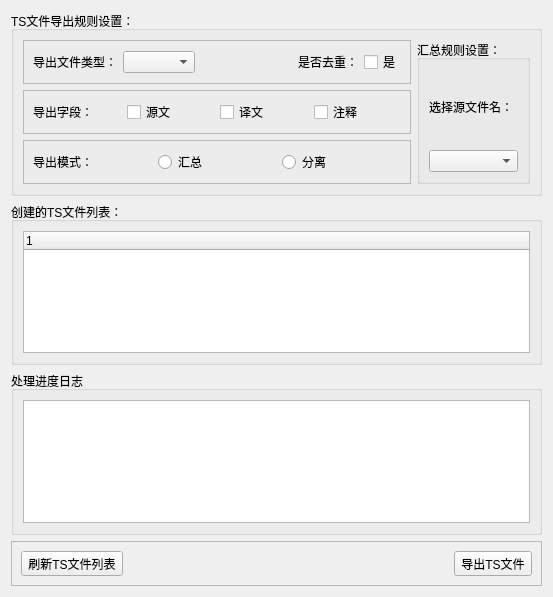
<?xml version="1.0" encoding="UTF-8"?>
<ui version="4.0">
 <class>TsFileExportWin</class>
 <widget class="QWidget" name="TsFileExportWin">
  <property name="geometry">
   <rect>
    <x>0</x>
    <y>0</y>
    <width>553</width>
    <height>597</height>
   </rect>
  </property>
  <property name="windowTitle">
   <string>Form</string>
  </property>
  <layout class="QVBoxLayout" name="verticalLayout">
   <item>
    <widget class="QGroupBox" name="groupBox">
     <property name="title">
      <string>TS文件导出规则设置：</string>
     </property>
     <layout class="QGridLayout" name="gridLayout_3">
      <item row="0" column="0">
       <widget class="QFrame" name="frame_4">
        <property name="frameShape">
         <enum>QFrame::StyledPanel</enum>
        </property>
        <property name="frameShadow">
         <enum>QFrame::Raised</enum>
        </property>
        <layout class="QHBoxLayout" name="horizontalLayout_3">
         <item>
          <widget class="QLabel" name="label_3">
           <property name="text">
            <string>导出文件类型：</string>
           </property>
          </widget>
         </item>
         <item>
          <widget class="QComboBox" name="comboBox"/>
         </item>
         <item>
          <spacer name="horizontalSpacer">
           <property name="orientation">
            <enum>Qt::Horizontal</enum>
           </property>
           <property name="sizeHint" stdset="0">
            <size>
             <width>152</width>
             <height>20</height>
            </size>
           </property>
          </spacer>
         </item>
         <item>
          <widget class="QLabel" name="label_5">
           <property name="text">
            <string>是否去重：</string>
           </property>
          </widget>
         </item>
         <item>
          <widget class="QCheckBox" name="checkBox_4">
           <property name="text">
            <string>是</string>
           </property>
          </widget>
         </item>
        </layout>
       </widget>
      </item>
      <item row="1" column="0">
       <widget class="QFrame" name="frame">
        <property name="frameShape">
         <enum>QFrame::StyledPanel</enum>
        </property>
        <property name="frameShadow">
         <enum>QFrame::Raised</enum>
        </property>
        <layout class="QHBoxLayout" name="horizontalLayout">
         <item>
          <widget class="QLabel" name="label">
           <property name="text">
            <string>导出字段：</string>
           </property>
          </widget>
         </item>
         <item>
          <widget class="QCheckBox" name="checkBox">
           <property name="text">
            <string>源文</string>
           </property>
          </widget>
         </item>
         <item>
          <widget class="QCheckBox" name="checkBox_2">
           <property name="text">
            <string>译文</string>
           </property>
          </widget>
         </item>
         <item>
          <widget class="QCheckBox" name="checkBox_3">
           <property name="text">
            <string>注释</string>
           </property>
          </widget>
         </item>
        </layout>
       </widget>
      </item>
      <item row="2" column="0">
       <widget class="QFrame" name="frame_2">
        <property name="frameShape">
         <enum>QFrame::StyledPanel</enum>
        </property>
        <property name="frameShadow">
         <enum>QFrame::Raised</enum>
        </property>
        <layout class="QHBoxLayout" name="horizontalLayout_2">
         <item>
          <widget class="QLabel" name="label_2">
           <property name="text">
            <string>导出模式：</string>
           </property>
          </widget>
         </item>
         <item>
          <widget class="QRadioButton" name="radioButton">
           <property name="text">
            <string>汇总</string>
           </property>
          </widget>
         </item>
         <item>
          <widget class="QRadioButton" name="radioButton_2">
           <property name="text">
            <string>分离</string>
           </property>
          </widget>
         </item>
        </layout>
       </widget>
      </item>
      <item row="0" column="1" rowspan="3">
       <widget class="QGroupBox" name="groupBox_2">
        <property name="title">
         <string>汇总规则设置：</string>
        </property>
        <layout class="QVBoxLayout" name="verticalLayout_2">
         <item>
          <widget class="QLabel" name="label_4">
           <property name="text">
            <string>选择源文件名：</string>
           </property>
          </widget>
         </item>
         <item>
          <widget class="QComboBox" name="comboBox_2"/>
         </item>
        </layout>
       </widget>
      </item>
     </layout>
    </widget>
   </item>
   <item>
    <widget class="QGroupBox" name="groupBox_3">
     <property name="title">
      <string>创建的TS文件列表：</string>
     </property>
     <layout class="QGridLayout" name="gridLayout">
      <item row="0" column="0">
       <widget class="QTreeWidget" name="treeWidget">
        <column>
         <property name="text">
          <string notr="true">1</string>
         </property>
        </column>
       </widget>
      </item>
     </layout>
    </widget>
   </item>
   <item>
    <widget class="QGroupBox" name="groupBox_4">
     <property name="title">
      <string>处理进度日志</string>
     </property>
     <layout class="QGridLayout" name="gridLayout_2">
      <item row="0" column="0">
       <widget class="QTextEdit" name="textEdit"/>
      </item>
     </layout>
    </widget>
   </item>
   <item>
    <widget class="QFrame" name="frame_3">
     <property name="frameShape">
      <enum>QFrame::StyledPanel</enum>
     </property>
     <property name="frameShadow">
      <enum>QFrame::Raised</enum>
     </property>
     <layout class="QHBoxLayout" name="horizontalLayout_5">
      <item>
       <widget class="QToolButton" name="RefreshTSFileListTBtn">
        <property name="text">
         <string>刷新TS文件列表</string>
        </property>
       </widget>
      </item>
      <item>
       <spacer name="horizontalSpacer_2">
        <property name="orientation">
         <enum>Qt::Horizontal</enum>
        </property>
        <property name="sizeHint" stdset="0">
         <size>
          <width>426</width>
          <height>20</height>
         </size>
        </property>
       </spacer>
      </item>
      <item>
       <widget class="QToolButton" name="ExportTSFileTBtn">
        <property name="text">
         <string>导出TS文件</string>
        </property>
       </widget>
      </item>
     </layout>
    </widget>
   </item>
  </layout>
 </widget>
 <resources/>
 <connections/>
</ui>
